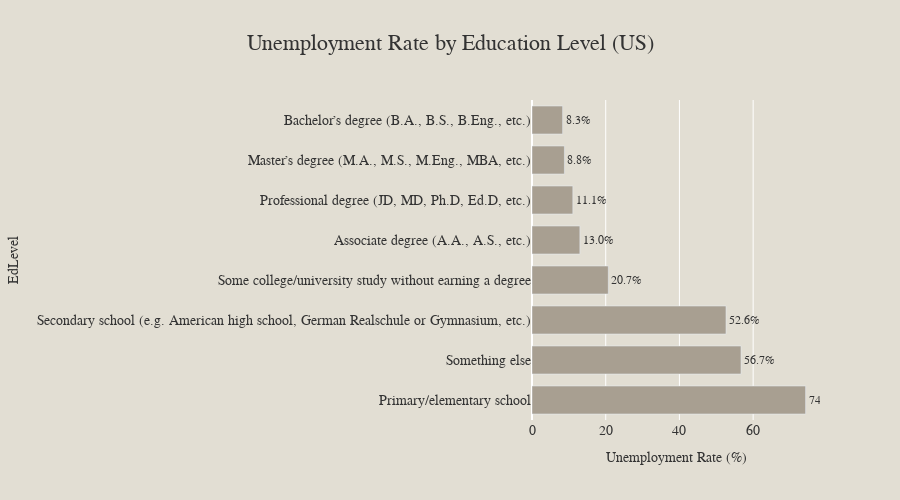

Notebook source saved alongside this figure:
### Code cell
# Unemployment Rate by Education Level (US)

# --- Interactive Unemployment Rate Chart by Education Level using Plotly ---

import plotly.express as px

# Group and calculate unemployment rate as before
edlevel_counts = df[df['Country'] == 'United States of America'].groupby('EdLevel').agg(
    total=('Employed', 'count'),
    unemployed=('Employed', lambda x: (x == 0).sum())
).reset_index()
edlevel_counts['Unemployment Rate (%)'] = 100 * edlevel_counts['unemployed'] / edlevel_counts['total']
edlevel_counts = edlevel_counts.sort_values('Unemployment Rate (%)', ascending=False)

# Define custom colors to match my website's palette
custom_bar_color = '#A89F91'  # Taupe/gray
background_color = '#E2DED3'  # Soft beige
font_color = '#333333'        # Dark gray for text

# Create the bar chart
fig = px.bar(
    edlevel_counts,
    x='Unemployment Rate (%)',
    y='EdLevel',
    orientation='h',
    color_discrete_sequence=[custom_bar_color],
    hover_data=['total', 'unemployed'],
    title='Unemployment Rate by Education Level (US)',
    text='Unemployment Rate (%)'
)


# Update layout for better appearance
fig.update_traces(
    texttemplate='%{text:,.1f}%',
    textposition='outside',
    textfont=dict(size=12, color=font_color)
)
fig.update_layout(
    yaxis=dict(automargin=True, tickfont=dict(size=14, color=font_color)),
    xaxis=dict(tickfont=dict(size=14, color=font_color), title='Unemployment Rate (%)'),
    title=dict(x=0.5, font=dict(size=22, color=font_color)),
    plot_bgcolor=background_color,
    paper_bgcolor=background_color,
    bargap=0.3,
    coloraxis_showscale=False,
    height=500,
    font=dict(family='Arial, sans-serif', color=font_color)
)

# Show the interactive chart in the notebook
fig.show()
html_str = fig.to_html(full_html=False, include_plotlyjs='cdn')

# Save the snippet to a file
with open("unemployment_rate_by_education_level_US.html", "w") as f:
    f.write(html_str)

### Figure 1 — Plotly figure (JSON) as saved in the notebook; plotly's stock layout.template omitted (floating-point values rounded to 4 significant figures)
{"data": [{"customdata": [[260, 193], [97, 55], [646, 340], [1449, 300], [439, 57], [596, 66], [2047, 180], [5561, 462]], "hovertemplate": "Unemployment Rate (%)=%{text}<br>EdLevel=%{y}<br>total=%{customdata[0]}<br>unemployed=%{customdata[1]}<extra></extra>", "legendgroup": "", "marker": {"color": "#A89F91", "pattern": {"shape": ""}}, "name": "", "orientation": "h", "showlegend": false, "text": [74.23, 56.7, 52.63, 20.7, 12.98, 11.07, 8.793, 8.308], "textfont": {"color": "#333333", "size": 12}, "textposition": "outside", "texttemplate": "%{text:,.1f}%", "type": "bar", "x": [74.23, 56.7, 52.63, 20.7, 12.98, 11.07, 8.793, 8.308], "xaxis": "x", "y": ["Primary/elementary school", "Something else", "Secondary school (e.g. American high school, German Realschule or Gymnasium, etc.)", "Some college/university study without earning a degree", "Associate degree (A.A., A.S., etc.)", "Professional degree (JD, MD, Ph.D, Ed.D, etc.)", "Master’s degree (M.A., M.S., M.Eng., MBA, etc.)", "Bachelor’s degree (B.A., B.S., B.Eng., etc.)"], "yaxis": "y"}], "layout": {"bargap": 0.3, "barmode": "relative", "coloraxis": {"showscale": false}, "font": {"color": "#333333", "family": "Arial, sans-serif"}, "height": 500, "legend": {"tracegroupgap": 0}, "paper_bgcolor": "#E2DED3", "plot_bgcolor": "#E2DED3", "title": {"font": {"color": "#333333", "size": 22}, "text": "Unemployment Rate by Education Level (US)", "x": 0.5}, "xaxis": {"anchor": "y", "domain": [0, 1], "tickfont": {"color": "#333333", "size": 14}, "title": {"text": "Unemployment Rate (%)"}}, "yaxis": {"anchor": "x", "automargin": true, "domain": [0, 1], "tickfont": {"color": "#333333", "size": 14}, "title": {"text": "EdLevel"}}}}
